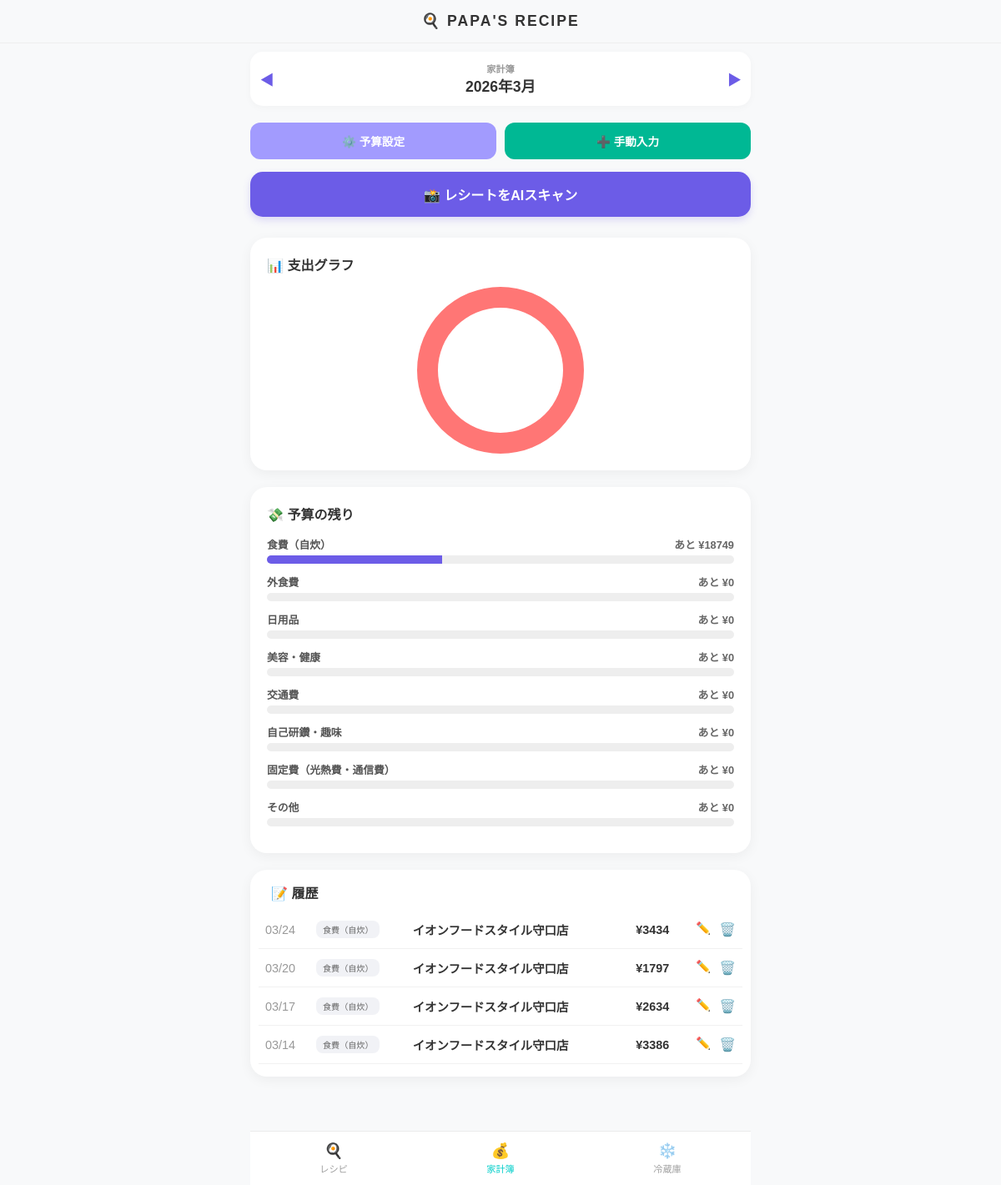
The page /budget/?year=2026&month=3 (signed in) on the database its author committed.
### recipes/models.py (models this page shows, shortened)
class Budget(models.Model):
    user = models.ForeignKey(User, on_delete=models.CASCADE, verbose_name="持ち主", null=True, blank=True)
    CATEGORY_CHOICES = [
        ('food', '食費（自炊）'),
        ('dining', '外食費'),
        ('daily', '日用品'),
        ('beauty', '美容・健康'),
        ('transport', '交通費'),
        ('education', '自己研鑽・趣味'),
        ('utilities', '固定費（光熱費・通信費）'),
        ('other', 'その他'),
    ]
    date = models.DateField(verbose_name="購入日")
    item_name = models.CharField(max_length=100, verbose_name="品目")
    amount = models.IntegerField(verbose_name="金額")
    category = models.CharField(max_length=20, choices=CATEGORY_CHOICES, default='food', verbose_name="カテゴリー")

### recipes/views.py (the view, shortened to what this page needs)
# urls.py: path('budget/', views.budget_list, name='budget_list'),
@login_required
def budget_list(request):
    now = timezone.now()
    year = int(request.GET.get('year', now.year))
    month = int(request.GET.get('month', now.month))
    this_month_date = datetime.date(year, month, 1)
    prev_month_date = this_month_date - datetime.timedelta(days=1)
    next_month_date = (this_month_date + datetime.timedelta(days=32)).replace(day=1)
    budgets = Budget.objects.filter(user=request.user, date__year=year, date__month=month).order_by('-date')
    actual_data = budgets.order_by().values('category').annotate(total=Sum('amount'))
    actual_dict = {item['category']: item['total'] for item in actual_data}
    category_budgets = CategoryBudget.objects.filter(user=request.user)
    category_status = []
    for cb in category_budgets:
        spent = actual_dict.get(cb.category, 0) or 0
        percent = (spent / cb.amount * 100) if cb.amount > 0 else 0
        category_status.append({
            'display_name': cb.get_category_display(),
            'budget': cb.amount, 'spent': spent,
            'remaining': float(cb.amount - spent),
            'percent': min(float(percent), 100.0),
            'is_over': spent > cb.amount
        })
    category_map = dict(Budget.CATEGORY_CHOICES)
    labels = [category_map.get(item['category'], item['category']) for item in actual_data]
    graph_data = [float(item['total'] or 0) for item in actual_data]
    context = {
        'budgets': budgets,
        'category_status': category_status,
        'labels': json.dumps(labels),
        'data': json.dumps(graph_data),
        'current_month_display': f"{year}年{month}月",
        'prev_year': prev_month_date.year, 'prev_month': prev_month_date.month,
        'next_year': next_month_date.year, 'next_month': next_month_date.month,
        'category_choices': Budget.CATEGORY_CHOICES, # フォーム用
    }
    return render(request, 'recipes/budget_list.html', context)

### recipes/templates/recipes/budget_list.html (shortened to what this page needs)
{% extends 'recipes/base.html' %}
{% block content %}
<div class="month-nav">
    <a href="?year={{ prev_year }}&month={{ prev_month }}" style="text-decoration: none; color: #6c5ce7; font-weight:bold;">◀</a>
    <div style="text-align: center;">
        <span style="font-size: 0.7em; color: #999; display: block; font-weight:bold;">家計簿</span>
        <strong style="font-size: 1.1em; color:#333;">{{ current_month_display }}</strong>
    </div>
    <a href="?year={{ next_year }}&month={{ next_month }}" style="text-decoration: none; color: #6c5ce7; font-weight:bold;">▶</a>
</div>
<div style="display: grid; grid-template-columns: 1fr 1fr; gap: 10px; margin-bottom: 15px;">
    <a href="{% url 'budget_config' %}" class="btn-action" style="background-color: #a29bfe;">⚙️ 予算設定</a>
    <button onclick="document.getElementById('manual-entry-form').style.display='block'; this.style.display='none';" class="btn-action" style="background-color: #00b894; border:none; cursor:pointer;">➕ 手動入力</button>
</div>
<form action="{% url 'receipt_scan' %}" method="POST" enctype="multipart/form-data" style="margin-bottom: 25px;">
    <label class="btn-scan">
        📸 レシートをAIスキャン
    </label>
</form>
<div class="ui-card">
    <h3 style="font-size: 1em; margin: 0 0 15px;">📊 支出グラフ</h3>
    <div style="max-width: 200px; margin: 0 auto;"><canvas id="budgetChart"></canvas></div>
</div>
<div class="ui-card">
    <h3 style="font-size: 1em; margin: 0 0 15px;">💸 予算の残り</h3>
    {% for status in category_status %}
    <div style="margin-bottom: 12px;">
        <div style="display: flex; justify-content: space-between; font-size: 0.8em; margin-bottom: 4px;">
            <span style="font-weight:bold; color:#555;">{{ status.display_name }}</span>
            <span style="font-weight:bold; color:{% if status.is_over %}#d63031{% else %}#666{% endif %};">
                {% if status.is_over %}🚨 ¥{{ status.spent }}{% else %}あと ¥{{ status.remaining|floatformat:0 }}{% endif %}
            </span>
        </div>
        <div style="background: #eee; height: 10px; border-radius: 5px; overflow: hidden;">
            <div class="{% if status.is_over %}alert-active{% endif %}"
                 style="background: {% if status.is_over %}#ff7675{% else %}#6c5ce7{% endif %}; width: {{ status.percent }}%; height: 100%; transition: width 0.5s;"></div>
        </div>
    </div>
    {% endfor %}
</div>
<div class="ui-card" style="padding: 15px 10px;">
    <h3 style="font-size: 1em; margin: 0 0 10px 15px;">📝 履歴</h3>
    <div style="overflow-x: hidden;">
        <table class="budget-table">
            {% for budget in budgets %}
            <tr class="budget-row">
                <td class="col-date">{{ budget.date|date:"m/d" }}</td>
                <td class="col-category">
                    <span class="category-badge">{{ budget.get_category_display }}</span>
                </td>
                <td class="col-name">
                    <strong>{{ budget.item_name }}</strong>
                </td>
                <td class="col-amount">¥{{ budget.amount }}</td>
                <td class="col-actions">
                    <div class="action-flex">
                        <a href="{% url 'budget_edit' budget.pk %}" style="text-decoration:none;">✏️</a>
                        <form action="{% url 'budget_delete' budget.pk %}" method="POST" style="display:inline;" onsubmit="return confirm('これ、消してええの？');">
                            <button type="submit" class="delete-btn">🗑️</button>
                        </form>
                    </div>
                </td>
            </tr>
            {% empty %}
            <tr><td colspan="5" style="text-align:center; padding:20px; color:#ccc;">データがまだないで。</td></tr>
            {% endfor %}
        </table>
    </div>
</div>
<script>
    document.addEventListener('DOMContentLoaded', function() {
        const labels = {{ labels|safe }};
        const chartData = {{ data|safe }};
        if (chartData.length > 0) {
            new Chart(document.getElementById('budgetChart'), {
                type: 'doughnut',
                data: {
                    labels: labels,
                    datasets: [{
                        data: chartData,
                        backgroundColor: ['#ff7675', '#74b9ff', '#55efc4', '#ffeaa7', '#a29bfe', '#fab1a0'],
                        borderWidth: 0
                    }]
                },
                options: { plugins: { legend: { display: false } }, cutout: '75%' }
            });
        }
    });
</script>
{% endblock %}

### recipes/templates/recipes/base.html (style rules this page uses)
body { font-family: 'Noto Sans JP', sans-serif; background-color: #F8F9FA; color: #333; margin: 0; padding-bottom: 90px; }

### recipes/templates/recipes/budget_list.html (style rules this page uses)
.month-nav { display: flex; align-items: center; justify-content: space-between; background: white; padding: 12px; border-radius: 15px; margin-bottom: 20px; box-shadow: 0 2px 10px rgba(0,0,0,0.03); }
.btn-action { text-align: center; border-radius: 12px; padding: 12px; font-size: 0.85em; font-weight: bold; text-decoration: none; color: white; display: block; }
.btn-scan { background-color: #6c5ce7; font-size: 1em; padding: 15px; border-radius: 15px; cursor: pointer; display: block; width: 100%; box-sizing: border-box; text-align: center; color: white; font-weight: bold; border: none; margin-top: 10px; box-shadow: 0 4px 10px rgba(108,92,231,0.2); -webkit-tap-highlight-color: transparent; }
.ui-card { background: white; border-radius: 20px; padding: 20px; box-shadow: 0 4px 15px rgba(0,0,0,0.05); margin-bottom: 20px; }
.budget-table { width: 100%; border-collapse: collapse; }
.budget-table td { padding: 12px 8px; border-bottom: 1px solid #f1f1f1; font-size: 0.9em; vertical-align: middle; }
.col-date { color:#999; font-size:0.75em; width:45px; }
.category-badge { font-size:0.7em; padding:3px 8px; border-radius:8px; background:#f1f2f6; color:#666; display:inline-block; white-space:nowrap; }
.col-amount { text-align:right; font-weight:bold; color:#333; }
.action-flex { display: flex; gap: 10px; justify-content: flex-end; }
.delete-btn { background:none; border:none; padding:0; cursor:pointer; font-size:1.1em; }

### rows shown on the page
Budget: date "03/24", category "食費（自炊）", item_name "イオンフードスタイル守口店", amount "3434"
Budget: date "03/20", category "食費（自炊）", item_name "イオンフードスタイル守口店", amount "1797"
Budget: date "03/17", category "食費（自炊）", item_name "イオンフードスタイル守口店", amount "2634"
Budget: date "03/14", category "食費（自炊）", item_name "イオンフードスタイル守口店", amount "3386"

### other values the page prints
{{ current_month_display }} "2026年3月"
{{ status.display_name }} "食費（自炊）" "外食費" "日用品" "美容・健康" "交通費" "自己研鑽・趣味" "固定費（光熱費・通信費）" "その他"
{{ status.remaining|floatformat:0 }} "18749" "0" "0" "0" "0" "0" "0" "0"
